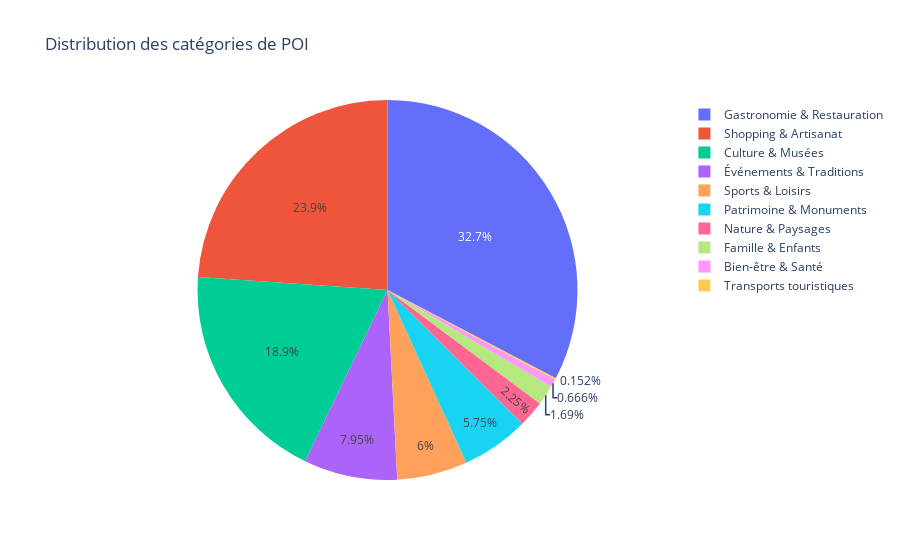

Here is the notebook cell this chart was saved with:
### Code cell
import plotly.express as px

#fig = px.histogram(df_main_cat, x="main_category", y="count", title="Distribution des catégories de POI")
fig = px.pie(df_main_cat, values="count", names="main_category", title="Distribution des catégories de POI")
fig.show()

### Figure 1 — Plotly figure (JSON) as saved in the notebook; plotly's stock layout.template omitted (floating-point values rounded to 4 significant figures)
{"data": [{"domain": {"x": [0, 1], "y": [0, 1]}, "hovertemplate": "main_category=%{label}<br>count=%{value}<extra></extra>", "labels": ["Gastronomie & Restauration", "Shopping & Artisanat", "Culture & Musées", "Événements & Traditions", "Sports & Loisirs", "Patrimoine & Monuments", "Nature & Paysages", "Famille & Enfants", "Bien-être & Santé", "Transports touristiques"], "legendgroup": "", "name": "", "showlegend": true, "type": "pie", "values": [68088, 49829, 39479, 16568, 12501, 11976, 4696, 3511, 1388, 316]}], "layout": {"legend": {"tracegroupgap": 0}, "title": {"text": "Distribution des catégories de POI"}}}
